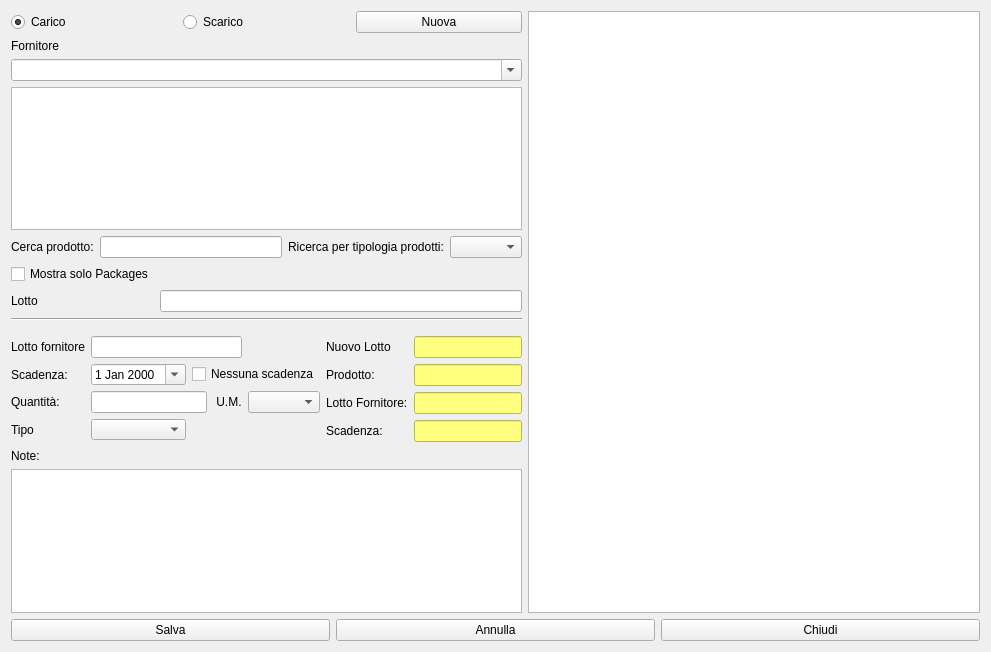
<?xml version="1.0" encoding="UTF-8"?>
<ui version="4.0">
 <class>HnuovaOperazione</class>
 <widget class="QWidget" name="HnuovaOperazione">
  <property name="windowModality">
   <enum>Qt::NonModal</enum>
  </property>
  <property name="geometry">
   <rect>
    <x>0</x>
    <y>0</y>
    <width>991</width>
    <height>652</height>
   </rect>
  </property>
  <property name="sizePolicy">
   <sizepolicy hsizetype="Fixed" vsizetype="Preferred">
    <horstretch>0</horstretch>
    <verstretch>0</verstretch>
   </sizepolicy>
  </property>
  <property name="windowTitle">
   <string>Nuova operazione</string>
  </property>
  <property name="windowIcon">
   <iconset resource="icons.qrc">
    <normaloff>:/Resources/Actions-configure-icon.png</normaloff>:/Resources/Actions-configure-icon.png</iconset>
  </property>
  <layout class="QVBoxLayout" name="verticalLayout_3">
   <item>
    <layout class="QHBoxLayout" name="horizontalLayout_4">
     <item>
      <layout class="QVBoxLayout" name="verticalLayout_2">
       <item>
        <layout class="QHBoxLayout" name="horizontalLayout_2">
         <item>
          <widget class="QRadioButton" name="radioButton">
           <property name="text">
            <string>Carico</string>
           </property>
           <property name="checked">
            <bool>true</bool>
           </property>
          </widget>
         </item>
         <item>
          <widget class="QRadioButton" name="radioButton_2">
           <property name="text">
            <string>Scarico</string>
           </property>
          </widget>
         </item>
         <item>
          <widget class="QPushButton" name="pushButton_3">
           <property name="text">
            <string>Nuova</string>
           </property>
           <property name="icon">
            <iconset resource="icons.qrc">
             <normaloff>:/Resources/Actions-configure-icon.png</normaloff>:/Resources/Actions-configure-icon.png</iconset>
           </property>
           <property name="iconSize">
            <size>
             <width>32</width>
             <height>32</height>
            </size>
           </property>
          </widget>
         </item>
        </layout>
       </item>
       <item>
        <widget class="QLabel" name="label">
         <property name="text">
          <string>Fornitore</string>
         </property>
        </widget>
       </item>
       <item>
        <widget class="QComboBox" name="cbAnagrafica">
         <property name="editable">
          <bool>true</bool>
         </property>
         <property name="insertPolicy">
          <enum>QComboBox::NoInsert</enum>
         </property>
        </widget>
       </item>
       <item>
        <widget class="QListView" name="lvProdotti"/>
       </item>
       <item>
        <layout class="QVBoxLayout" name="verticalLayout">
         <item>
          <layout class="QHBoxLayout" name="horizontalLayout">
           <item>
            <widget class="QLabel" name="label_12">
             <property name="text">
              <string>Cerca prodotto:</string>
             </property>
            </widget>
           </item>
           <item>
            <widget class="QLineEdit" name="leProdotti"/>
           </item>
           <item>
            <widget class="QLabel" name="label_2">
             <property name="text">
              <string>Ricerca per tipologia prodotti:</string>
             </property>
            </widget>
           </item>
           <item>
            <widget class="QComboBox" name="cbtipo"/>
           </item>
          </layout>
         </item>
        </layout>
       </item>
       <item>
        <layout class="QGridLayout" name="gridLayout_2">
         <item row="1" column="3">
          <widget class="QLineEdit" name="leLotto"/>
         </item>
         <item row="1" column="2">
          <widget class="QLabel" name="label_10">
           <property name="text">
            <string>Lotto</string>
           </property>
          </widget>
         </item>
         <item row="0" column="2">
          <widget class="QCheckBox" name="cbShowPackages">
           <property name="text">
            <string>Mostra solo Packages</string>
           </property>
           <property name="checked">
            <bool>false</bool>
           </property>
          </widget>
         </item>
        </layout>
       </item>
       <item>
        <widget class="Line" name="line_2">
         <property name="orientation">
          <enum>Qt::Horizontal</enum>
         </property>
        </widget>
       </item>
       <item>
        <layout class="QFormLayout" name="formLayout_2">
         <item row="1" column="0">
          <layout class="QGridLayout" name="gridLayout">
           <item row="0" column="0">
            <widget class="QLabel" name="label_6">
             <property name="text">
              <string>Lotto fornitore</string>
             </property>
            </widget>
           </item>
           <item row="0" column="1" colspan="3">
            <widget class="QLineEdit" name="leLotfornitore"/>
           </item>
           <item row="1" column="0">
            <widget class="QLabel" name="label_7">
             <property name="text">
              <string>Scadenza:</string>
             </property>
            </widget>
           </item>
           <item row="1" column="1">
            <widget class="QDateEdit" name="deScadenza">
             <property name="calendarPopup">
              <bool>true</bool>
             </property>
            </widget>
           </item>
           <item row="1" column="2" colspan="3">
            <widget class="QCheckBox" name="cbScadenza">
             <property name="text">
              <string>Nessuna scadenza</string>
             </property>
            </widget>
           </item>
           <item row="2" column="0">
            <widget class="QLabel" name="label_3">
             <property name="text">
              <string>Quantità:</string>
             </property>
            </widget>
           </item>
           <item row="2" column="1" colspan="2">
            <widget class="QLineEdit" name="leQuantita"/>
           </item>
           <item row="2" column="3">
            <widget class="QLabel" name="label_5">
             <property name="text">
              <string> U.M.</string>
             </property>
            </widget>
           </item>
           <item row="2" column="4">
            <widget class="QComboBox" name="cbUM"/>
           </item>
           <item row="3" column="0">
            <widget class="QLabel" name="label_11">
             <property name="text">
              <string>Tipo</string>
             </property>
            </widget>
           </item>
           <item row="3" column="1">
            <widget class="QComboBox" name="cbTipoLot"/>
           </item>
          </layout>
         </item>
         <item row="1" column="1">
          <layout class="QFormLayout" name="formLayout">
           <item row="1" column="0">
            <widget class="QLabel" name="label_9">
             <property name="text">
              <string>Nuovo Lotto</string>
             </property>
            </widget>
           </item>
           <item row="1" column="1">
            <widget class="QLineEdit" name="leNewLot">
             <property name="styleSheet">
              <string notr="true">background-color: rgb(255, 255, 127);</string>
             </property>
             <property name="readOnly">
              <bool>true</bool>
             </property>
            </widget>
           </item>
           <item row="2" column="0">
            <widget class="QLabel" name="label_14">
             <property name="text">
              <string>Prodotto:</string>
             </property>
            </widget>
           </item>
           <item row="2" column="1">
            <widget class="QLineEdit" name="leProdottoCreato">
             <property name="styleSheet">
              <string notr="true">background-color: rgb(255, 255, 127);</string>
             </property>
             <property name="readOnly">
              <bool>true</bool>
             </property>
            </widget>
           </item>
           <item row="3" column="0">
            <widget class="QLabel" name="label_13">
             <property name="text">
              <string>Lotto Fornitore:</string>
             </property>
            </widget>
           </item>
           <item row="3" column="1">
            <widget class="QLineEdit" name="ledispLottoforn">
             <property name="styleSheet">
              <string notr="true">background-color: rgb(255, 255, 127);</string>
             </property>
             <property name="readOnly">
              <bool>true</bool>
             </property>
            </widget>
           </item>
           <item row="4" column="0">
            <widget class="QLabel" name="label_8">
             <property name="text">
              <string>Scadenza:</string>
             </property>
            </widget>
           </item>
           <item row="4" column="1">
            <widget class="QLineEdit" name="leScadenza">
             <property name="styleSheet">
              <string notr="true">background-color: rgb(255, 255, 127);</string>
             </property>
             <property name="readOnly">
              <bool>true</bool>
             </property>
            </widget>
           </item>
          </layout>
         </item>
         <item row="0" column="0">
          <widget class="Line" name="line">
           <property name="orientation">
            <enum>Qt::Horizontal</enum>
           </property>
          </widget>
         </item>
        </layout>
       </item>
       <item>
        <widget class="QLabel" name="label_4">
         <property name="text">
          <string>Note:</string>
         </property>
        </widget>
       </item>
       <item>
        <widget class="QPlainTextEdit" name="tNote"/>
       </item>
      </layout>
     </item>
     <item>
      <widget class="QTableView" name="tableView">
       <property name="selectionBehavior">
        <enum>QAbstractItemView::SelectRows</enum>
       </property>
       <attribute name="verticalHeaderVisible">
        <bool>false</bool>
       </attribute>
      </widget>
     </item>
    </layout>
   </item>
   <item>
    <layout class="QHBoxLayout" name="horizontalLayout_3">
     <item>
      <widget class="QPushButton" name="pushButton">
       <property name="text">
        <string>Salva</string>
       </property>
       <property name="icon">
        <iconset resource="icons.qrc">
         <normaloff>:/Resources/save-icon.png</normaloff>:/Resources/save-icon.png</iconset>
       </property>
       <property name="iconSize">
        <size>
         <width>32</width>
         <height>32</height>
        </size>
       </property>
      </widget>
     </item>
     <item>
      <widget class="QPushButton" name="pushButton_2">
       <property name="text">
        <string>Annulla</string>
       </property>
       <property name="icon">
        <iconset resource="icons.qrc">
         <normaloff>:/Resources/Banned-Sign.PNG</normaloff>:/Resources/Banned-Sign.PNG</iconset>
       </property>
       <property name="iconSize">
        <size>
         <width>32</width>
         <height>32</height>
        </size>
       </property>
      </widget>
     </item>
     <item>
      <widget class="QPushButton" name="pushButton_4">
       <property name="text">
        <string>Chiudi</string>
       </property>
       <property name="icon">
        <iconset resource="icons.qrc">
         <normaloff>:/Resources/Actions-window-close-icon.png</normaloff>:/Resources/Actions-window-close-icon.png</iconset>
       </property>
       <property name="iconSize">
        <size>
         <width>32</width>
         <height>32</height>
        </size>
       </property>
      </widget>
     </item>
    </layout>
   </item>
  </layout>
 </widget>
 <tabstops>
  <tabstop>tableView</tabstop>
  <tabstop>pushButton</tabstop>
  <tabstop>pushButton_2</tabstop>
  <tabstop>pushButton_4</tabstop>
 </tabstops>
 <resources>
  <include location="icons.qrc"/>
 </resources>
 <connections/>
</ui>
